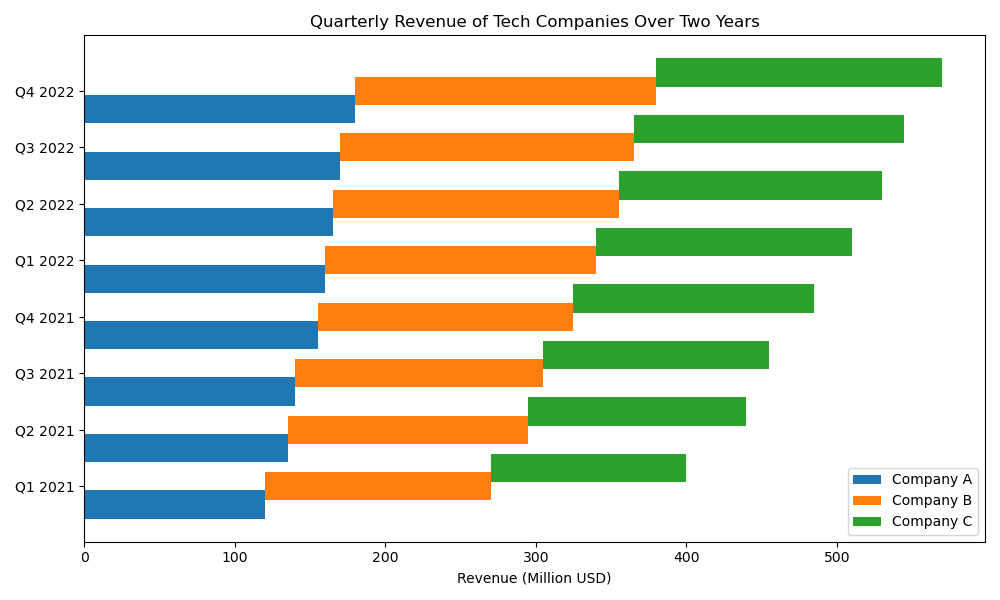

The script that drew this image:

import matplotlib.pyplot as plt

# Data
quarters = ['Q1 2021', 'Q2 2021', 'Q3 2021', 'Q4 2021', 
            'Q1 2022', 'Q2 2022', 'Q3 2022', 'Q4 2022']
company_a_revenue = [120, 135, 140, 155, 160, 165, 170, 180]
company_b_revenue = [150, 160, 165, 170, 180, 190, 195, 200]
company_c_revenue = [130, 145, 150, 160, 170, 175, 180, 190]

# Colors
colors_a = '#1f77b4'
colors_b = '#ff7f0e'
colors_c = '#2ca02c'

# Plotting
fig, ax = plt.subplots(figsize=(10, 6))  # Change the figure size

bar_width = 0.5  # Change the width of the bars
bar_spacing = 0.15  # Change the spacing between the bars

y_positions = range(len(quarters))
bar_positions_a = [pos - bar_width / 2 - bar_spacing / 2 for pos in y_positions]
bar_positions_b = y_positions
bar_positions_c = [pos + bar_width / 2 + bar_spacing / 2 for pos in y_positions]

ax.barh(bar_positions_a, company_a_revenue, bar_width, label='Company A', color=colors_a)
ax.barh(bar_positions_b, company_b_revenue, bar_width, left=company_a_revenue, label='Company B', color=colors_b)
ax.barh(bar_positions_c, company_c_revenue, bar_width, left=[x + y for x, y in zip(company_a_revenue, company_b_revenue)], label='Company C', color=colors_c)

ax.set_xlabel('Revenue (Million USD)')
ax.set_title('Quarterly Revenue of Tech Companies Over Two Years')
ax.set_yticks(y_positions)
ax.set_yticklabels(quarters)
ax.legend()

plt.tight_layout()
plt.show()
